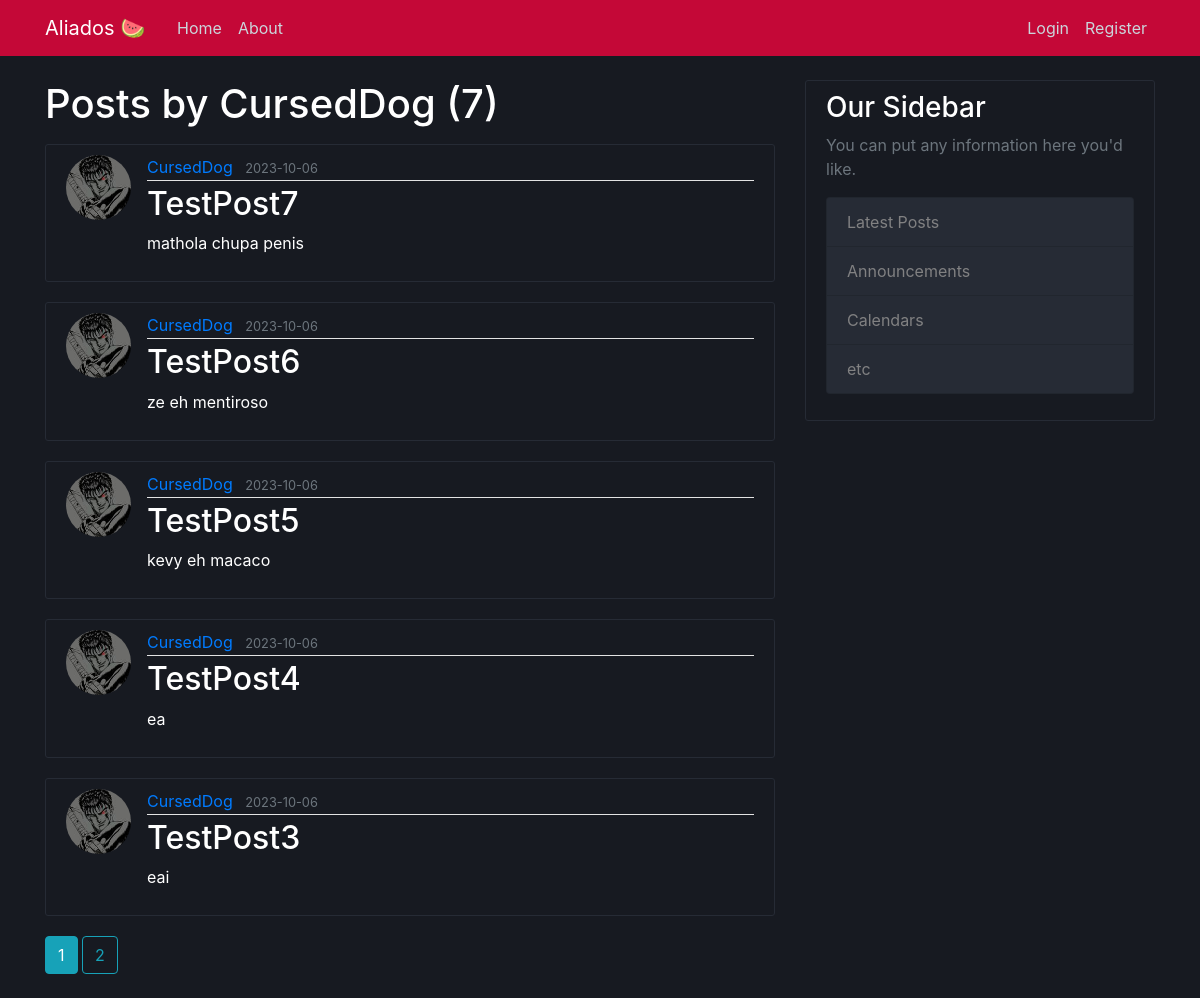
The page /user/CursedDog on the database as committed earlier.
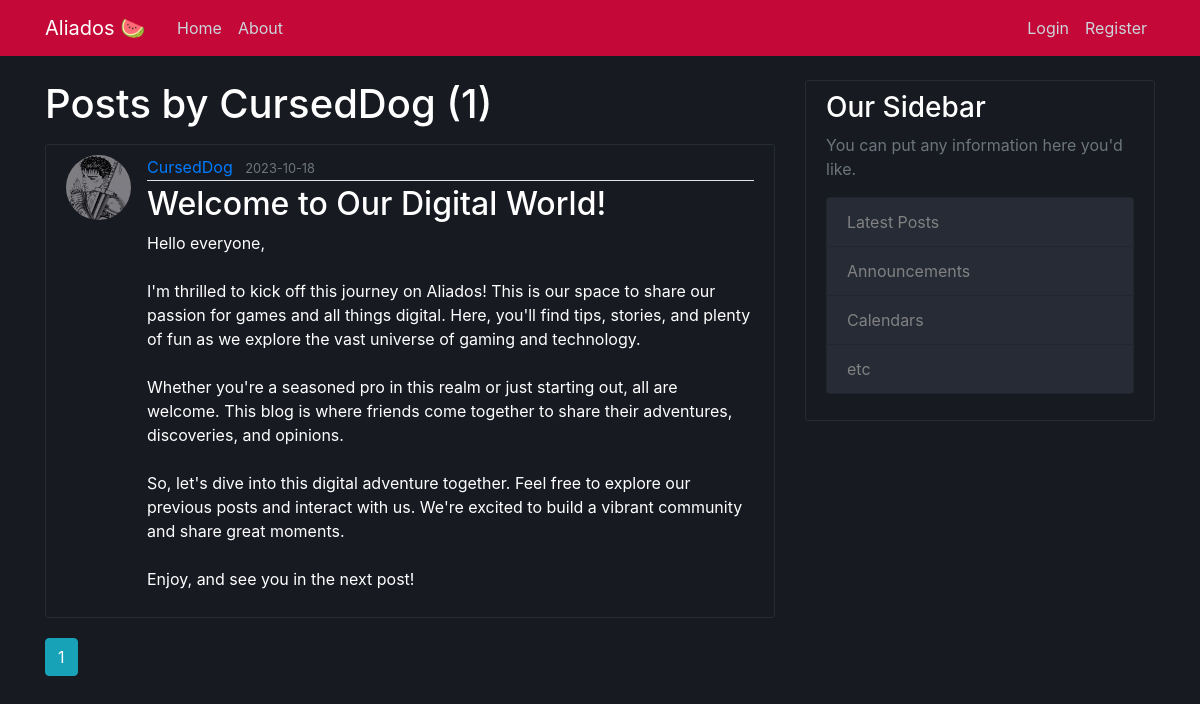
The same page on the database as committed later.
### flaskblog/models.py (models this page shows, shortened)
class Post(db.Model):
    id = db.Column(db.Integer, primary_key=True)
    title = db.Column(db.String(100), nullable=False)
    date_posted = db.Column(db.DateTime, nullable=False, default=datetime.utcnow)
    content = db.Column(db.Text, nullable=False)
    user_id = db.Column(db.Integer, db.ForeignKey("user.id"), nullable=False)

class User(db.Model, UserMixin):
    id = db.Column(db.Integer, primary_key=True)
    username = db.Column(db.String(20), unique=True, nullable=False)
    email = db.Column(db.String(120), unique=True, nullable=False)
    image_file = db.Column(db.String(20), nullable=False, default="default.jpg")
    password = db.Column(db.String(60), nullable=False)
    posts = db.relationship("Post", backref="author", lazy=True)

### flaskblog/users/routes.py (the view)
@users.route("/user/<string:username>")
def user_posts(username):
    page = request.args.get("page", 1, type=int)
    user = User.query.filter_by(username=username).first_or_404()
    posts = (
        Post.query.filter_by(author=user)
        .order_by(Post.date_posted.desc())
        .paginate(page=page, per_page=5)
    )
    return render_template("user_posts.html", posts=posts, user=user)

### flaskblog/templates/user_posts.html
{% extends "layout.html" %}
{% block content %}
    <h1 class="mb-3">Posts by {{ user.username }} ({{ posts.total }})</h1>
    {% for post in posts.items %}
        <article class="media content-section">
          <img class="rounded-circle article-img" src="{{ url_for('static', filename='profile_pics/' + post.author.image_file) }}">
          <div class="media-body">
            <div class="article-metadata">
              <a class="mr-2" href="{{ url_for('users.user_posts', username=post.author.username) }}">{{ post.author.username }}</a>
              <small class="text-muted">{{ post.date_posted.strftime('%Y-%m-%d') }}</small>
            </div>
            <h2><a class="article-title" href="{{ url_for('posts.post', post_id=post.id) }}">{{ post.title }}</a></h2>
            <p class="article-content">{{ post.content }}</p>
          </div>
        </article>
    {% endfor %}
    {% for page_num in posts.iter_pages(left_edge=1, right_edge=1, left_current=1, right_current=2) %}
      {% if page_num %}
        {% if posts.page == page_num %}
          <a class="btn btn-info mb-4" href="{{ url_for('users.user_posts', username=user.username, page=page_num) }}">{{ page_num }}</a>
        {% else %}
          <a class="btn btn-outline-info mb-4" href="{{ url_for('users.user_posts', username=user.username, page=page_num) }}">{{ page_num }}</a>
        {% endif %}
      {% else %}
        ...
      {% endif %}
    {% endfor %}
{% endblock content %}

Rows that differ between the two databases and show on the page:
removed Post: image_file (picture), author.username "CursedDog", date_posted "2023-10-06", title "TestPost7", content "mathola chupa penis"
removed Post: image_file (picture), author.username "CursedDog", date_posted "2023-10-06", title "TestPost6", content "ze eh mentiroso"
removed Post: image_file (picture), author.username "CursedDog", date_posted "2023-10-06", title "TestPost5", content "kevy eh macaco"
removed Post: image_file (picture), author.username "CursedDog", date_posted "2023-10-06", title "TestPost4", content "ea"
removed Post: image_file (picture), author.username "CursedDog", date_posted "2023-10-06", title "TestPost3", content "eai"
added Post: image_file (picture), author.username "CursedDog", date_posted "2023-10-18", title "Welcome to Our Digital World!", content "Hello everyone, I'm thrilled to kick off this journey on Aliados! This is our space to share our passion for games and all things digital. Here, you'll find tips, stories, and plenty of fun as we explore the vast universe of gaming and technology. Whether you're a seasoned pro in this realm or just starting out, all are welcome. This blog is where friends come together to share their adventures, discoveries, and opinions. So, let's dive into this digital adventure together. Feel free to explore our previous posts and interact with us. We're excited to build a vibrant community and share great moments. Enjoy, and see you in the next post!"
Other text that changed with them:
{{ posts.total }}: "7" → "1"
list line gone: "2"
